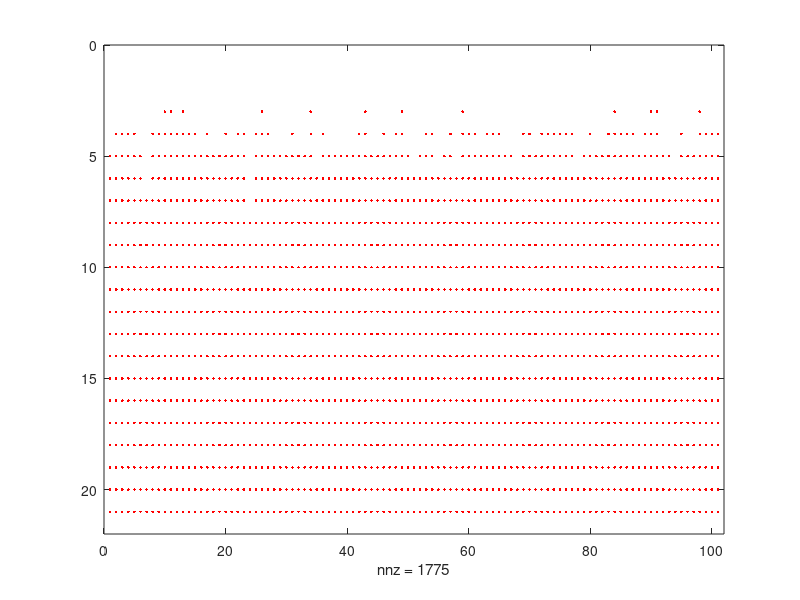

The MATLAB script that drew this image:
clear
close all

n=100  %surfacewidth
[X,Y] = meshgrid(0:n, 0:20);


colors = ones(size(X)); %colors has ones everywhere besides row 1,2==0

colors(1:2, :) = 0;


a=1         %parameters a and b for the probability of adsorbens number 1 and 2
b=100
 

% find starting row of 1's for each column

for i=1:length(colors)
    surface(i)=find(colors(:,i),1)
end

% setting the etching circles
for number_of_etching=1:5

% probability of colors2=green dots to place on red (surface)
for n=1:length(colors)

   Z=a+(b-a).*rand(1,1);
             if Z>50
                colors2(surface(n)-1,n)=1
             else 
                colors2(surface(n),n)=0
             end
end

% probability of colors3 =blue dots to place on the row above
colors3=zeros(size(X));
for m=1:length(colors)
      Z=a+(b-a).*rand(1,1);
             if Z>50
                colors3(surface(m)-2,m)=1
             else 
                colors3(surface(m),m)=0
             end
end





%changes the surface, when green and blue dots are above

for column = 1:length(colors(1,:))
    if colors2(surface(column)-1,column) && colors3(surface(column)-2,column)==1
         surface(1,column)= surface(1,column)+1     
    end
    

 end

                 
                 
end               

% creates out of surface (just array) a 2D spy diagramm with picture as
% function
 picture=ones(size(X))   

 for k=1:length(surface)
    if surface(1,k)~=0
         picture(surface(1,k),k)=1
         
         picture(1:surface(1,k)-1,k)=0
        
    end
 end
 
  
 
       
     
     
   


   % plot the grid
spy(picture,'r')

% spy(surface,'r')
% figure
% hold on
% 
% spy(colors,'r')
% hold on
% spy(colors2,'g')
% hold on
% spy(colors3,'b')
% hold on
% 
% xlabel('X'); % // Label the X and Y axes
% ylabel('Y');
% title('Initial Grid');
% grid on














